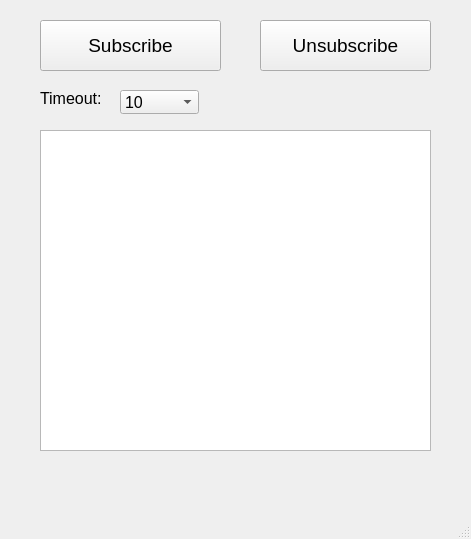
<?xml version="1.0" encoding="UTF-8"?>
<ui version="4.0">
 <class>MainWindow</class>
 <widget class="QMainWindow" name="MainWindow">
  <property name="geometry">
   <rect>
    <x>0</x>
    <y>0</y>
    <width>471</width>
    <height>539</height>
   </rect>
  </property>
  <property name="windowTitle">
   <string>MainWindow</string>
  </property>
  <widget class="QWidget" name="centralwidget">
   <widget class="QPushButton" name="sub_button">
    <property name="geometry">
     <rect>
      <x>40</x>
      <y>20</y>
      <width>181</width>
      <height>51</height>
     </rect>
    </property>
    <property name="font">
     <font>
      <pointsize>14</pointsize>
     </font>
    </property>
    <property name="text">
     <string>Subscribe</string>
    </property>
   </widget>
   <widget class="QPushButton" name="unsub_button">
    <property name="geometry">
     <rect>
      <x>260</x>
      <y>20</y>
      <width>171</width>
      <height>51</height>
     </rect>
    </property>
    <property name="font">
     <font>
      <pointsize>14</pointsize>
     </font>
    </property>
    <property name="text">
     <string>Unsubscribe</string>
    </property>
   </widget>
   <widget class="QGraphicsView" name="graphicsView">
    <property name="geometry">
     <rect>
      <x>40</x>
      <y>130</y>
      <width>391</width>
      <height>321</height>
     </rect>
    </property>
   </widget>
   <widget class="QLabel" name="label">
    <property name="geometry">
     <rect>
      <x>40</x>
      <y>90</y>
      <width>71</width>
      <height>16</height>
     </rect>
    </property>
    <property name="font">
     <font>
      <pointsize>12</pointsize>
     </font>
    </property>
    <property name="text">
     <string>Timeout:</string>
    </property>
   </widget>
   <widget class="QComboBox" name="comboBox">
    <property name="geometry">
     <rect>
      <x>120</x>
      <y>90</y>
      <width>79</width>
      <height>24</height>
     </rect>
    </property>
    <property name="font">
     <font>
      <pointsize>12</pointsize>
     </font>
    </property>
    <property name="currentText">
     <string>10</string>
    </property>
    <item>
     <property name="text">
      <string>10</string>
     </property>
    </item>
    <item>
     <property name="text">
      <string>20</string>
     </property>
    </item>
    <item>
     <property name="text">
      <string>30</string>
     </property>
    </item>
    <item>
     <property name="text">
      <string>50</string>
     </property>
    </item>
    <item>
     <property name="text">
      <string>100</string>
     </property>
    </item>
    <item>
     <property name="text">
      <string>300</string>
     </property>
    </item>
    <item>
     <property name="text">
      <string>500</string>
     </property>
    </item>
   </widget>
  </widget>
  <widget class="QMenuBar" name="menubar">
   <property name="geometry">
    <rect>
     <x>0</x>
     <y>0</y>
     <width>471</width>
     <height>21</height>
    </rect>
   </property>
  </widget>
  <widget class="QStatusBar" name="statusbar"/>
 </widget>
 <resources/>
 <connections/>
</ui>
